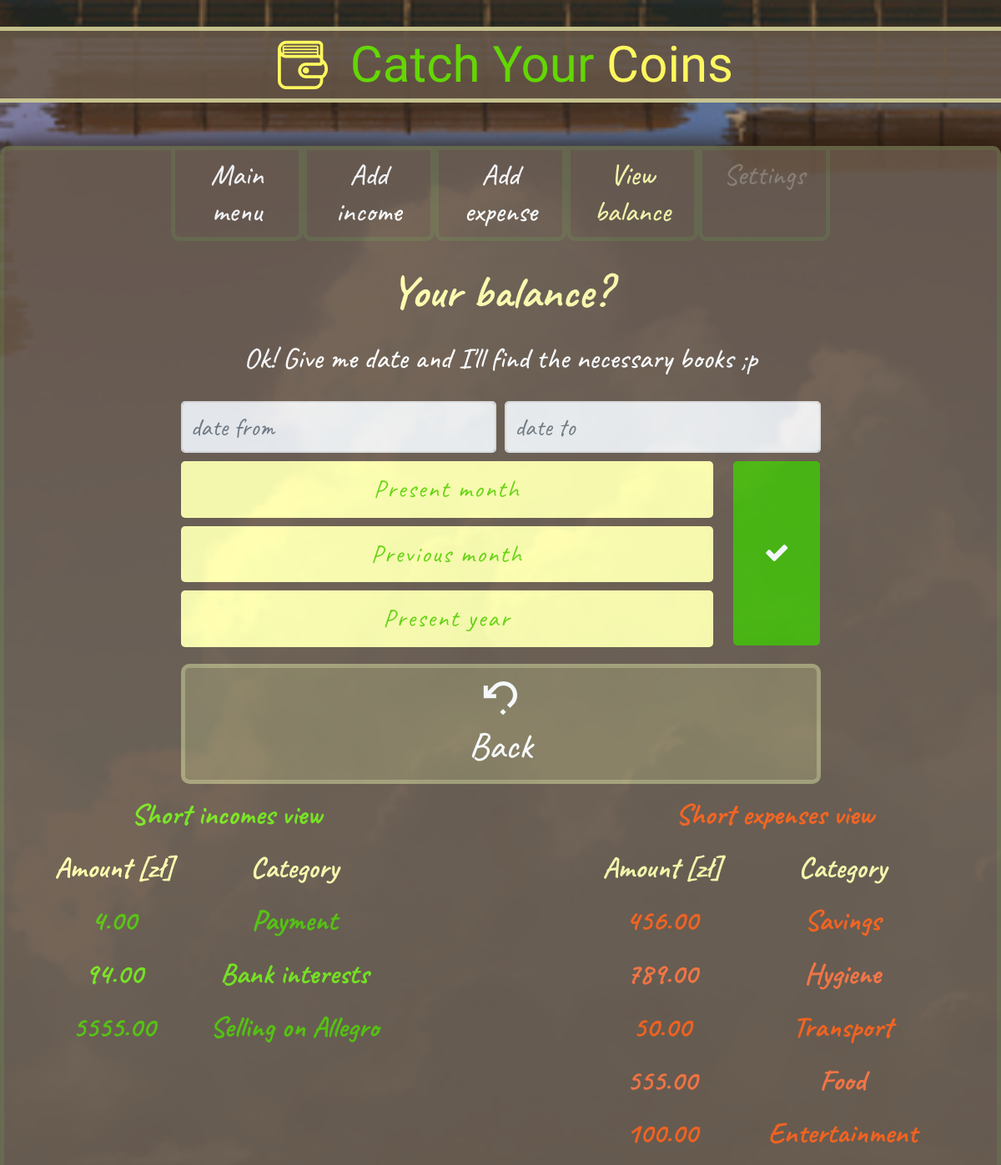
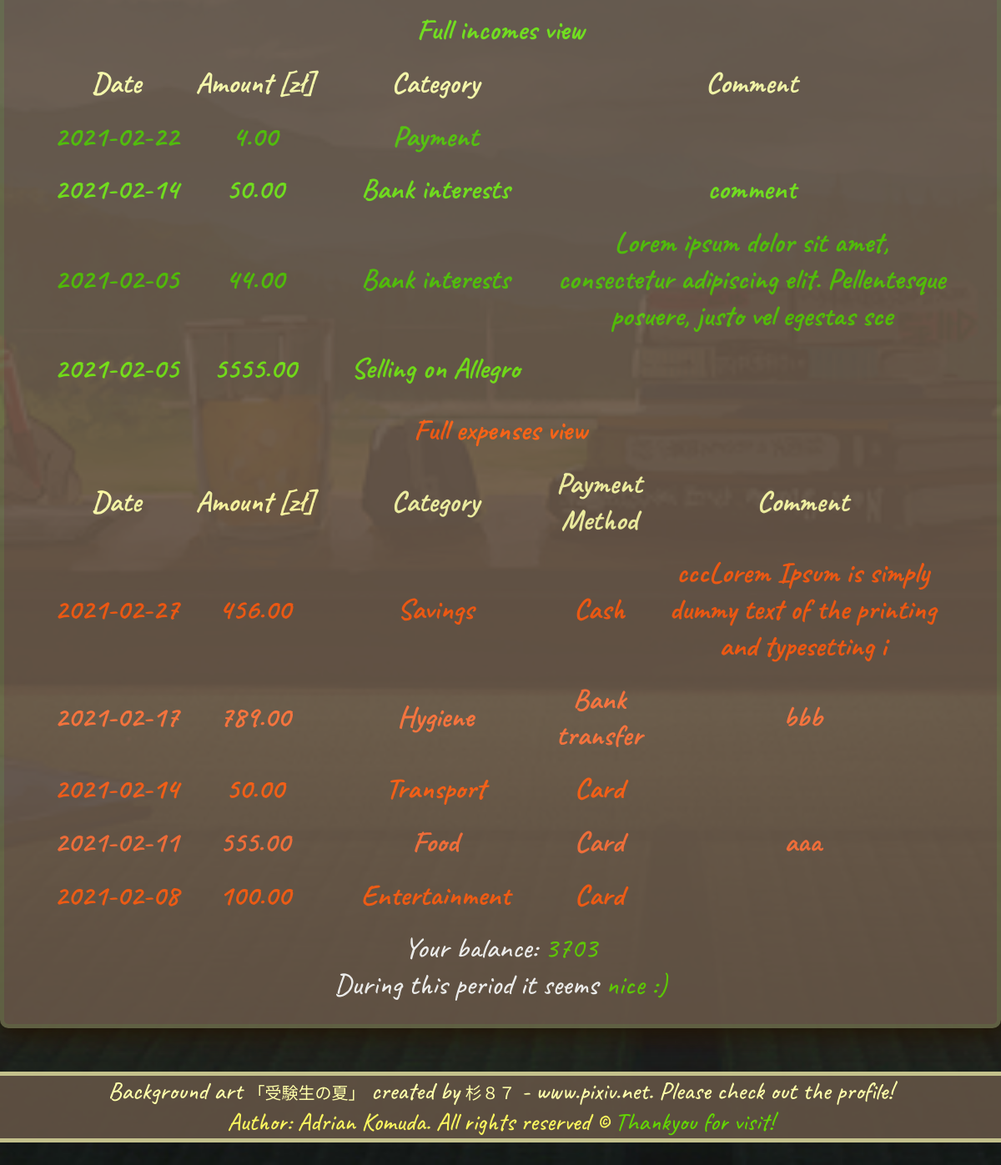
Page /viewBalance.php (signed in) on the committed database (2 pictures, top to bottom).
### tables this page shows
CREATE TABLE `incomes` (
  `id` int(11) NOT NULL,
  `user_id` int(11) NOT NULL,
  `incomes_category_assigned_to_user_id` int(11) NOT NULL,
  `amount` decimal(8,2) NOT NULL,
  `date_of_income` date NOT NULL,
  `income_comment` varchar(100) DEFAULT NULL
);

CREATE TABLE `incomes_category_assigned_to_users` (
  `id` int(11) NOT NULL,
  `user_id` int(11) NOT NULL,
  `name` varchar(50) NOT NULL
);

CREATE TABLE `expenses` (
  `id` int(11) NOT NULL,
  `user_id` int(11) NOT NULL,
  `expenses_category_assigned_to_user_id` int(11) NOT NULL,
  `payment_method_assigned_to_user_id` int(11) NOT NULL,
  `amount` decimal(8,2) NOT NULL,
  `date_of_expense` date NOT NULL,
  `expense_comment` varchar(100) DEFAULT NULL
);

CREATE TABLE `expenses_category_assigned_to_users` (
  `id` int(11) NOT NULL,
  `user_id` int(11) NOT NULL,
  `name` varchar(50) NOT NULL
);

CREATE TABLE `payment_methods_assigned_to_users` (
  `id` int(11) NOT NULL,
  `user_id` int(11) NOT NULL,
  `name` varchar(50) NOT NULL
);

### viewBalance.php (the view, shortened to what the rows shown need)
<?php
	$userId = $_SESSION['id'];
	$noRecordsNote = "<div class = 'narrator'>It should be records here. Choose period of time in the control panel on the left, right or above. If You already have it done, it means that You're out of records or... there is a scabby bug in my books... Then, please, let me know about this :o</div>";
	$isAnyGrupedIncomeToShow = False;
	$isAnyNotGrupedIncomeToShow = False;
	$isAnyGrupedExpenseToShow = False;
	$isAnyNotGrupedExpensesToShow = False;
	if(isset($_POST['dateFrom']) && isset($_POST['dateTo']))
	{
		$dateFrom = $_POST['dateFrom'];
		$dateTo = $_POST['dateTo'];
		require_once "databaseConnect.php";
		try
		{
			$connection = @new mysqli($host, $dbUser, $dbPassword, $dbName);
			if($connection->connect_errno != 0)
			{
				throw new Exception(mysqli_connect_errno());
			}
			else
			{
				$query = "SELECT SUM(incomes.amount) AS amount_sum, incomes_category_assigned_to_users.name AS category
				FROM incomes, incomes_category_assigned_to_users
				WHERE incomes.user_id = '$userId' AND
				incomes.date_of_income BETWEEN '$dateFrom' AND '$dateTo' AND
				incomes.user_id = incomes_category_assigned_to_users.user_id AND
				incomes.incomes_category_assigned_to_user_id = incomes_category_assigned_to_users.id
				GROUP BY incomes_category_assigned_to_users.name
				ORDER BY incomes.date_of_income
				DESC";
				if($grupedIncomesResult = $connection->query($query))
				{
					$grupedIncomesQuantity = $grupedIncomesResult->num_rows;
					if($grupedIncomesQuantity > 0) $isAnyGrupedIncomeToShow = True;
				}
				else
				{
					throw new Exception($connection->error);
				}
				$query = "SELECT incomes.date_of_income AS date, incomes.amount, incomes_category_assigned_to_users.name AS category, incomes.income_comment AS comment
				FROM incomes, incomes_category_assigned_to_users
				WHERE incomes.user_id = '$userId' AND
				incomes.date_of_income BETWEEN '$dateFrom' AND '$dateTo' AND
				incomes.user_id = incomes_category_assigned_to_users.user_id AND
				incomes.incomes_category_assigned_to_user_id = incomes_category_assigned_to_users.id
				ORDER BY incomes.date_of_income
				DESC";
				if($notGrupedIncomesResult = $connection->query($query))
				{
					$notGrupedIncomesQuantity = $notGrupedIncomesResult->num_rows;
					if($notGrupedIncomesQuantity > 0) $isAnyNotGrupedIncomeToShow = True;
				}
				else
				{
					throw new Exception($connection->error);
				}
				$query = "SELECT SUM(expenses.amount) AS amount_sum, expenses_category_assigned_to_users.name AS category
				FROM expenses, expenses_category_assigned_to_users
				WHERE expenses.user_id = '$userId' AND
				expenses.date_of_expense BETWEEN '$dateFrom' AND '$dateTo' AND
				expenses.user_id = expenses_category_assigned_to_users.user_id AND
				expenses.expenses_category_assigned_to_user_id = expenses_category_assigned_to_users.id
				GROUP BY expenses_category_assigned_to_users.name
				ORDER BY expenses.date_of_expense
				DESC";
				if($grupedExpensesResult = $connection->query($query))
				{
					$grupedExpensesQuantity = $grupedExpensesResult->num_rows;
					if($grupedExpensesQuantity > 0) $isAnyGrupedExpenseToShow = True;
				}
				else
				{
					throw new Exception($connection->error);
				}
				$query = "SELECT expenses.date_of_expense AS date, expenses.amount, expenses_category_assigned_to_users.name AS category, payment_methods_assigned_to_users.name AS payment_method, expenses.expense_comment AS comment
				FROM expenses, expenses_category_assigned_to_users, payment_methods_assigned_to_users
				WHERE expenses.user_id = '$userId' AND
				expenses.date_of_expense BETWEEN '$dateFrom' AND '$dateTo' AND
				expenses.user_id = expenses_category_assigned_to_users.user_id AND
				expenses.expenses_category_assigned_to_user_id = expenses_category_assigned_to_users.id AND
				expenses.payment_method_assigned_to_user_id = payment_methods_assigned_to_users.id
				ORDER BY expenses.date_of_expense
				DESC";
				if($notGrupedExpensesResult = $connection->query($query))
				{
					$notGrupedExpensesQuantity = $notGrupedExpensesResult->num_rows;
					if($notGrupedExpensesQuantity > 0) $isAnyNotGrupedExpensesToShow = True;
				}
				else
				{
					throw new Exception($connection->error);
				}
			}
		}
		catch(Exception $e)
		{
			$_SESSION['dbConnectionErrorMsg'] = "Error: ".$connection->connect_errno;
		}
	}
?>
<!DOCTYPE html>
<html lang="en">
<head>
	<link rel="stylesheet" href="bootstrap/css/bootstrap.min.css" type = "text/css">
	<link rel="stylesheet" href="style.css" type = "text/css">
	<link rel="stylesheet" href="fontello/css/fontello.css" type = "text/css">
</head>
<body class = "userPanel">
	<div class = "wrapper">
		<main>
			<article>
				<section>
					<div class = "container myViewBalanceContainer">
					<div class = "row">
						<div class = "col-12">
								<header>
									<div class = "textContainer">
										<h1 class = "articleHeaders">
											Your balance?
										</h1>
									</div>
								</header>
								<div class = "viewBalanceContent">
									<div class = "balanceContentUp">
										<div class = "row">
											<div class = "col-12 col-sm-6">
												<div class = "viewBalanceTablesPositive">
													<?php
														if($isAnyGrupedIncomeToShow)
														{
															echo '<table class = "positiveBalanceContent">';
															echo '<thead class = "positiveBalanceContent">';
															echo '<tr class = "positiveBalanceContent">';
															echo '<th class = "amount">Amount [zł]</th>';
															echo '<th class = "category">Category</th>';
															echo '</tr>';
															echo '</thead>';
															echo '<tbody>';
															for($i = 1; $i <= $grupedIncomesQuantity; $i++)
															{
																$row = $grupedIncomesResult->fetch_assoc();
																if($i % 2 == 1)
																{
																	echo '<tr class = "positiveBalanceContentOdd">';
																	echo '<th class = "amount">'.$row['amount_sum'].'</th>';
																	echo '<th class = "category">'.$row['category'].'</th>';
																	echo '</tr>';
																}
																else if($i % 2 == 0)
																{
																	echo '<tr class = "positiveBalanceContentEven">';
																	echo '<th class = "amount">'.$row['amount_sum'].'</th>';
																	echo '<th class = "category">'.$row['category'].'</th>';
																	echo '</tr>';
																}
															}
															echo '</tbody>';
															echo '</table>';
														}
														else
														{
															echo $noRecordsNote;
														}
													?>
												</div>
											</div>
											<div class = "col-12 col-sm-6">
												<div class = "viewBalanceTablesNegative">
													<?php
														if($isAnyGrupedExpenseToShow)
														{
															echo '<table class = "negativeBalanceContent">';
															echo '<thead class = "negativeBalanceContent">';
															echo '<tr class = "negativeBalanceContent">';
															echo '<th class = "amount">Amount [zł]</th>';
															echo '<th class = "category">Category</th>';
															echo '</tr>';
															echo '</thead>';
															echo '<tbody>';
															for($i = 1; $i <= $grupedExpensesQuantity; $i++)
															{
																$row = $grupedExpensesResult->fetch_assoc();
																if($i % 2 == 1)
																{
																	echo '<tr class = "negativeBalanceContentOdd">';
																	echo '<th class = "amount">'.$row['amount_sum'].'</th>';
																	echo '<th class = "category">'.$row['category'].'</th>';
																	echo '</tr>';
																}
																else if($i % 2 == 0)
																{
																	echo '<tr class = "negativeBalanceContentEven">';
																	echo '<th class = "amount">'.$row['amount_sum'].'</th>';
																	echo '<th class = "category">'.$row['category'].'</th>';
																	echo '</tr>';
																}
															}
															echo '</tbody>';
															echo '</table>';
														}
														else
														{
															echo $noRecordsNote;
														}
													?>
												</div>
											</div>
										</div>
									</div>
									<div class = "balanceContentDown">
										<div class = "viewBalanceTables">
											<?php
												if($isAnyNotGrupedIncomeToShow)
												{
													echo '<table class = "positiveBalanceContent">';
													echo '<thead class = "positiveBalanceContent">';
													echo '<tr class = "positiveBalanceContent">';
													echo '<th class = "date">Date</th>';
													echo '<th class = "amount">Amount [zł]</th>';
													echo '<th class = "category">Category</th>';
													echo '<th class = "comment">Comment</th>';
													echo '</tr>';
													echo '</thead>';
													echo '<tbody>';
													for($i = 1; $i <= $notGrupedIncomesQuantity; $i++)
													{
														$row = $notGrupedIncomesResult->fetch_assoc();
														if($i % 2 == 1)
														{
															echo '<tr class = "positiveBalanceContentOdd">';
															echo '<th class = "date">'.$row['date'].'</th>';
															echo '<th class = "amount">'.$row['amount'].'</th>';
															echo '<th class = "category">'.$row['category'].'</th>';
															echo '<th class = "comment">'.$row['comment'].'</th>';
															echo '</tr>';
														}
														else if($i % 2 == 0)
														{
															echo '<tr class = "positiveBalanceContentEven">';
															echo '<th class = "date">'.$row['date'].'</th>';
															echo '<th class = "amount">'.$row['amount'].'</th>';
															echo '<th class = "category">'.$row['category'].'</th>';
															echo '<th class = "comment">'.$row['comment'].'</th>';
															echo '</tr>';
														}
													}
													echo '</tbody>';
													echo '</table>';
												}
												else
												{
													echo $noRecordsNote;
												}
											?>
										</div>
										<div class = "viewBalanceTables">
											<?php
												if($isAnyNotGrupedExpensesToShow)
												{
													echo '<table class = "negativeBalanceContent">';
													echo '<thead class = "negativeBalanceContent">';
													echo '<tr class = "negativeBalanceContent">';
													echo '<th class = "date">Date</th>';
													echo '<th class = "amount">Amount [zł]</th>';
													echo '<th class = "category">Category</th>';
													echo '<th class = "paymentMethod">Payment Method</th>';
													echo '<th class = "comment">Comment</th>';
													echo '</tr>';
													echo '</thead>';
													echo '<tbody>';
													for($i = 1; $i <= $notGrupedExpensesQuantity; $i++)
													{
														$row = $notGrupedExpensesResult->fetch_assoc();
														if($i % 2 == 1)
														{
															echo '<tr class = "negativeBalanceContentOdd">';
															echo '<th class = "date">'.$row['date'].'</th>';
															echo '<th class = "amount">'.$row['amount'].'</th>';
															echo '<th class = "category">'.$row['category'].'</th>';
															echo '<th class = "paymentMethod">'.$row['payment_method'].'</th>';
															echo '<th class = "comment">'.$row['comment'].'</th>';
															echo '</tr>';
														}
														else if($i % 2 == 0)
														{
															echo '<tr class = "negativeBalanceContentEven">';
															echo '<th class = "date">'.$row['date'].'</th>';
															echo '<th class = "amount">'.$row['amount'].'</th>';
															echo '<th class = "category">'.$row['category'].'</th>';
															echo '<th class = "paymentMethod">'.$row['payment_method'].'</th>';
															echo '<th class = "comment">'.$row['comment'].'</th>';
															echo '</tr>';
														}
													}
													echo '</tbody>';
													echo '</table>';
												}
												else
												{
													echo $noRecordsNote;
												}
											?>
										</div>
									</div>
								</div>
							</div>
						</div>
					</div>
				</section>
			</article>
		</main>
	</div>
</body>

### rows in the picture
incomes: date_of_income "2021-02-22", amount "4.00", incomes_category_assigned_to_user.name "Payment"
incomes: date_of_income "2021-02-14", amount "50.00", incomes_category_assigned_to_user.name "Bank interests", income_comment "comment"
incomes: date_of_income "2021-02-05", amount "44.00", incomes_category_assigned_to_user.name "Bank interests", income_comment "Lorem ipsum dolor sit amet, consectetur adipiscing elit. Pellentesque posuere, justo vel egestas sce"
incomes: date_of_income "2021-02-05", amount "5555.00", incomes_category_assigned_to_user.name "Selling on Allegro"
expenses: date_of_expense "2021-02-27", amount "456.00", expenses_category_assigned_to_user.name "Savings", payment_methods_assigned_to_users.name "Cash", expense_comment "cccLorem Ipsum is simply dummy text of the printing and typesetting i"
expenses: date_of_expense "2021-02-17", amount "789.00", expenses_category_assigned_to_user.name "Hygiene", payment_methods_assigned_to_users.name "Bank transfer", expense_comment "bbb"
expenses: date_of_expense "2021-02-14", amount "50.00", expenses_category_assigned_to_user.name "Transport", payment_methods_assigned_to_users.name "Card"
expenses: date_of_expense "2021-02-11", amount "555.00", expenses_category_assigned_to_user.name "Food", payment_methods_assigned_to_users.name "Card", expense_comment "aaa"
expenses: date_of_expense "2021-02-08", amount "100.00", expenses_category_assigned_to_user.name "Entertainment", payment_methods_assigned_to_users.name "Card"

### other values in the picture
$row['amount_sum'] "4.00"
$row['category'] "Payment"
$row['amount_sum'] "94.00"
$row['category'] "Bank interests"
$row['amount_sum'] "5555.00"
$row['category'] "Selling on Allegro"
$row['amount_sum'] "456.00"
$row['category'] "Savings"
$row['amount_sum'] "789.00"
$row['category'] "Hygiene"
$row['amount_sum'] "50.00"
$row['category'] "Transport"
$row['amount_sum'] "555.00"
$row['category'] "Food"
$row['amount_sum'] "100.00"
